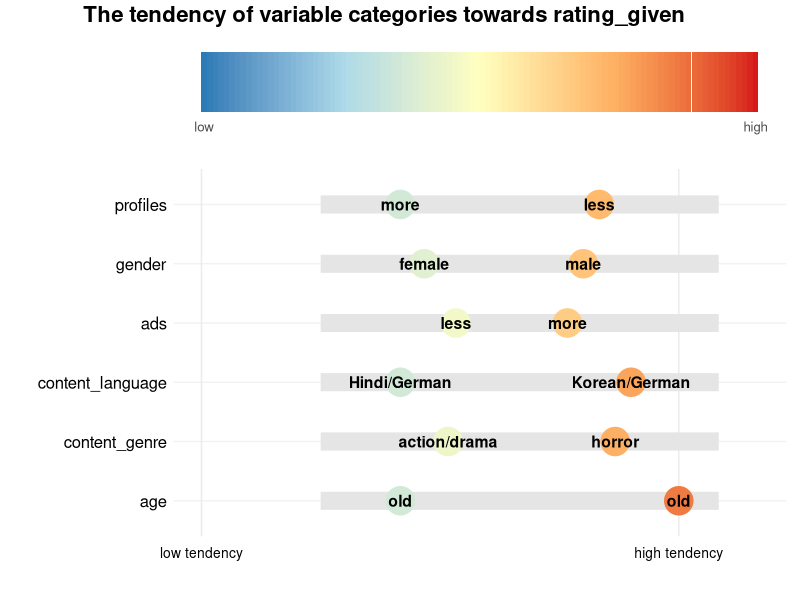

Here is the R script that generated this plot:
library(ggplot2)
library(cowplot)
library(tidyr)

# data
set.seed(123)
data <- data.frame(
  variable = rep(c("gender", "content_language", "content_genre", "age", "ads", "profiles"), each = 2),
  category = c("female", "male",
               "Hindi/German", "Korean/German", 
               "action/drama", "horror",
               "old", "old",
               "less", "more",
               "more", "less"
  ),
  tendency = c(3.8, 5.8,   
               3.5, 6.4,   
               4.1, 6.2,   
               3.5, 7,   
               4.2, 5.6,   
               3.5, 6)   
)

#
color_bar <- ggplot() +
  geom_tile(data = data.frame(x = 1:100, y = 1),
            aes(x = x, y = y, fill = x), 
            show.legend = FALSE) +
  scale_fill_gradientn(colors = c("#2c7bb6", "#abd9e9", "#ffffbf", "#fdae61", "#d7191c"),
                       limits = c(1, 100)) +
  scale_x_continuous(breaks = c(1, 100),
                     labels = c("low", "high")) +
  labs(x = "", y = "") +
  theme_minimal() +
  theme(
    axis.text.y = element_blank(),
    axis.ticks.y = element_blank(),
    panel.grid = element_blank(),
    text = element_text(size = 12),
    plot.margin = margin(t = 5, b = 5)
  )

# 
main_plot <- ggplot(data, aes(x = tendency, y = reorder(variable, -tendency), 
                              fill = tendency, color = after_scale(fill))) +
  geom_segment(aes(x = 2.5, xend = 7.5, yend = reorder(variable, -tendency)), 
               color = "gray90", linewidth = 6) +
  geom_point(shape = 21, size = 8, stroke = 1.5) +
  geom_text(aes(label = category), color = "black", fontface = "bold", size = 4) +
  scale_fill_gradientn(colors = c("#2c7bb6", "#abd9e9", "#ffffbf", "#fdae61", "#d7191c"),
                       limits = c(1, 8)) +
  scale_x_continuous(limits = c(1, 8), 
                     breaks = c(1, 7),
                     labels = c("low tendency", "high tendency")) +
  labs(x = "", y = "") +
  theme_minimal() +
  theme(
    panel.grid.major.y = element_line(color = "grey95"),
    panel.grid.minor = element_blank(),
    legend.position = "none",
    axis.text = element_text(size = 12, color = "black"),
    axis.text.x = element_text(size = 10, margin = margin(t = 5)),
    plot.margin = margin(t = 5, b = 15, l = 10, r = 10)
  )

#
title <- ggdraw() + 
  draw_label("The tendency of variable categories towards rating_given", 
             fontface = 'bold', size = 16, x = 0, hjust = 0.15) +
  theme(plot.margin = margin(t = 0, b = 10, l = 10))

# 
final_plot <- plot_grid(
  title,
  color_bar,
  main_plot,
  ncol = 1,
  rel_heights = c(0.07, 0.2, 0.73), 
  align = "v"
)

# 
print(final_plot)